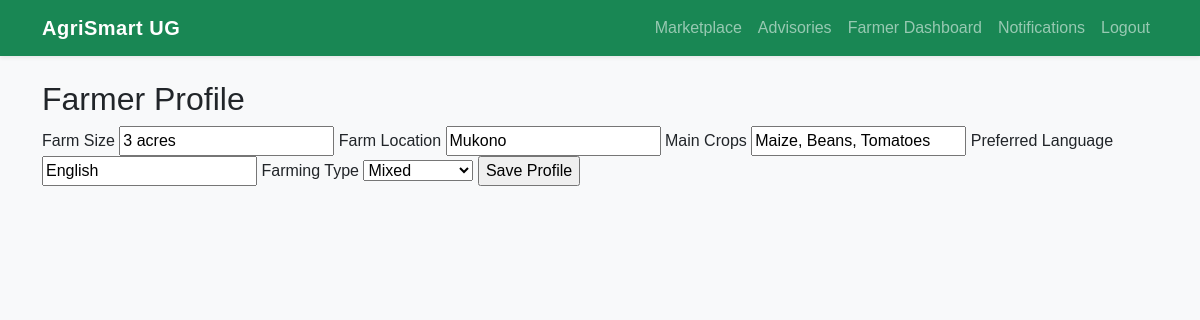
/farmer/profile (signed in), run on the app's committed database.
### app/models.py (models this page shows)
class FarmerProfile(db.Model):
    id = db.Column(db.Integer, primary_key=True)
    user_id = db.Column(db.Integer, db.ForeignKey("user.id"), nullable=False)
    farm_size = db.Column(db.String(50))
    farm_location = db.Column(db.String(150))
    main_crops = db.Column(db.String(255))
    preferred_language = db.Column(db.String(50))
    farming_type = db.Column(db.String(50))

### app/routes/farmer.py (the view, shortened to what this page needs)
@farmer_bp.route("/profile", methods=["GET", "POST"])
@login_required
@roles_required("farmer")
def profile():
    profile = current_user.farmer_profile
    form = FarmerProfileForm(obj=profile)
    return render_template("farmer/profile.html", form=form)

### app/forms.py
class FarmerProfileForm(FlaskForm):
    farm_size = StringField("Farm Size")
    farm_location = StringField("Farm Location")
    main_crops = StringField("Main Crops")
    preferred_language = StringField("Preferred Language")
    farming_type = SelectField("Farming Type", choices=[
        ("subsistence", "Subsistence"),
        ("commercial", "Commercial"),
        ("mixed", "Mixed")
    ])
    submit = SubmitField("Save Profile")

### app/models.py (called while the page is built)
@login_manager.user_loader
def load_user(user_id):
    return User.query.get(int(user_id))

### app/templates/farmer/profile.html (shortened to what this page needs)
{% extends "base.html" %}
{% block content %}
<h2>Farmer Profile</h2>
<form method="POST">
    {{ form.farm_size.label }} {{ form.farm_size() }}
    {{ form.farm_location.label }} {{ form.farm_location() }}
    {{ form.main_crops.label }} {{ form.main_crops() }}
    {{ form.preferred_language.label }} {{ form.preferred_language() }}
    {{ form.farming_type.label }} {{ form.farming_type() }}
    {{ form.submit() }}
</form>
{% endblock %}

### app/static/css/style.css (style rules this page uses)
body { font-family: Arial, sans-serif; }

### data on the page
FarmerProfile: farm_size "3 acres", farm_location "Mukono", main_crops "Maize, Beans, Tomatoes", preferred_language "English", farming_type "Mixed"
